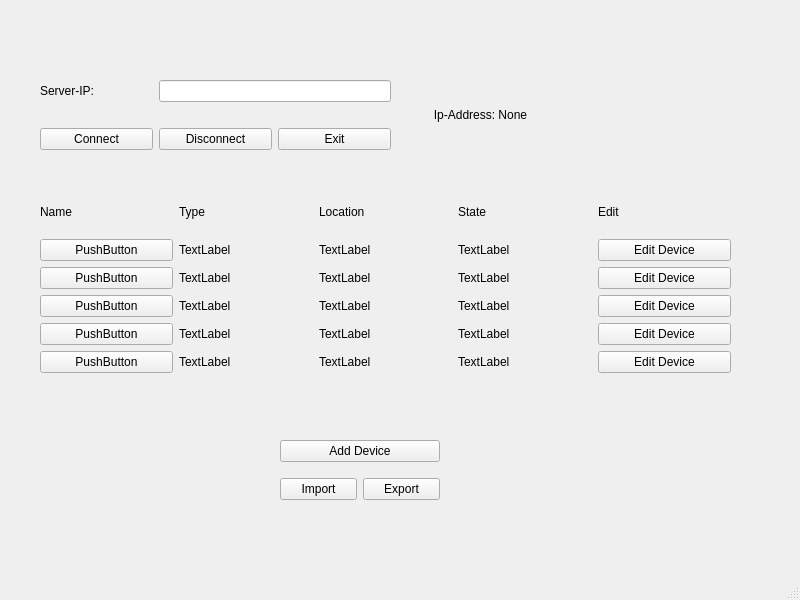
<?xml version="1.0" encoding="UTF-8"?>
<ui version="4.0">
 <class>MainWindow</class>
 <widget class="QMainWindow" name="MainWindow">
  <property name="geometry">
   <rect>
    <x>0</x>
    <y>0</y>
    <width>800</width>
    <height>600</height>
   </rect>
  </property>
  <property name="windowTitle">
   <string>MainWindow</string>
  </property>
  <widget class="QWidget" name="centralwidget">
   <widget class="QWidget" name="gridLayoutWidget">
    <property name="geometry">
     <rect>
      <x>40</x>
      <y>190</y>
      <width>691</width>
      <height>183</height>
     </rect>
    </property>
    <layout class="QGridLayout" name="grid_devices">
     <property name="sizeConstraint">
      <enum>QLayout::SetNoConstraint</enum>
     </property>
     <property name="leftMargin">
      <number>0</number>
     </property>
     <property name="topMargin">
      <number>0</number>
     </property>
     <property name="rightMargin">
      <number>0</number>
     </property>
     <property name="bottomMargin">
      <number>0</number>
     </property>
     <item row="5" column="1">
      <widget class="QLabel" name="lbl_type_5">
       <property name="text">
        <string>TextLabel</string>
       </property>
      </widget>
     </item>
     <item row="5" column="4">
      <widget class="QPushButton" name="btn_edit_5">
       <property name="text">
        <string>Edit Device</string>
       </property>
      </widget>
     </item>
     <item row="0" column="1">
      <widget class="QLabel" name="lbl_device_type">
       <property name="text">
        <string>Type</string>
       </property>
      </widget>
     </item>
     <item row="3" column="1">
      <widget class="QLabel" name="lbl_type_3">
       <property name="text">
        <string>TextLabel</string>
       </property>
      </widget>
     </item>
     <item row="1" column="1">
      <widget class="QLabel" name="lbl_type_1">
       <property name="text">
        <string>TextLabel</string>
       </property>
      </widget>
     </item>
     <item row="1" column="4">
      <widget class="QPushButton" name="btn_edit_1">
       <property name="text">
        <string>Edit Device</string>
       </property>
      </widget>
     </item>
     <item row="1" column="0">
      <widget class="QPushButton" name="btn_name_1">
       <property name="text">
        <string>PushButton</string>
       </property>
      </widget>
     </item>
     <item row="4" column="0">
      <widget class="QPushButton" name="btn_name_4">
       <property name="text">
        <string>PushButton</string>
       </property>
      </widget>
     </item>
     <item row="5" column="0">
      <widget class="QPushButton" name="btn_name_5">
       <property name="text">
        <string>PushButton</string>
       </property>
      </widget>
     </item>
     <item row="2" column="4">
      <widget class="QPushButton" name="btn_edit_2">
       <property name="text">
        <string>Edit Device</string>
       </property>
      </widget>
     </item>
     <item row="0" column="2">
      <widget class="QLabel" name="lbl_device_location">
       <property name="text">
        <string>Location</string>
       </property>
      </widget>
     </item>
     <item row="3" column="2">
      <widget class="QLabel" name="lbl_location_3">
       <property name="text">
        <string>TextLabel</string>
       </property>
      </widget>
     </item>
     <item row="1" column="2">
      <widget class="QLabel" name="lbl_location_1">
       <property name="text">
        <string>TextLabel</string>
       </property>
      </widget>
     </item>
     <item row="0" column="0">
      <widget class="QLabel" name="lbl_device_name">
       <property name="text">
        <string>Name</string>
       </property>
      </widget>
     </item>
     <item row="2" column="1">
      <widget class="QLabel" name="lbl_type_2">
       <property name="text">
        <string>TextLabel</string>
       </property>
      </widget>
     </item>
     <item row="2" column="2">
      <widget class="QLabel" name="lbl_location_2">
       <property name="text">
        <string>TextLabel</string>
       </property>
      </widget>
     </item>
     <item row="5" column="2">
      <widget class="QLabel" name="lbl_location_5">
       <property name="text">
        <string>TextLabel</string>
       </property>
      </widget>
     </item>
     <item row="4" column="1">
      <widget class="QLabel" name="lbl_type_4">
       <property name="text">
        <string>TextLabel</string>
       </property>
      </widget>
     </item>
     <item row="4" column="2">
      <widget class="QLabel" name="lbl_location_4">
       <property name="text">
        <string>TextLabel</string>
       </property>
      </widget>
     </item>
     <item row="4" column="4">
      <widget class="QPushButton" name="btn_edit_4">
       <property name="text">
        <string>Edit Device</string>
       </property>
      </widget>
     </item>
     <item row="2" column="0">
      <widget class="QPushButton" name="btn_name_2">
       <property name="text">
        <string>PushButton</string>
       </property>
      </widget>
     </item>
     <item row="3" column="0">
      <widget class="QPushButton" name="btn_name_3">
       <property name="text">
        <string>PushButton</string>
       </property>
      </widget>
     </item>
     <item row="3" column="4">
      <widget class="QPushButton" name="btn_edit_3">
       <property name="text">
        <string>Edit Device</string>
       </property>
      </widget>
     </item>
     <item row="0" column="3">
      <widget class="QLabel" name="lbl_device_state">
       <property name="text">
        <string>State</string>
       </property>
      </widget>
     </item>
     <item row="0" column="4">
      <widget class="QLabel" name="lbl_device_edit">
       <property name="text">
        <string>Edit</string>
       </property>
      </widget>
     </item>
     <item row="5" column="3">
      <widget class="QLabel" name="lbl_state_5">
       <property name="text">
        <string>TextLabel</string>
       </property>
      </widget>
     </item>
     <item row="3" column="3">
      <widget class="QLabel" name="lbl_state_3">
       <property name="text">
        <string>TextLabel</string>
       </property>
      </widget>
     </item>
     <item row="2" column="3">
      <widget class="QLabel" name="lbl_state_2">
       <property name="text">
        <string>TextLabel</string>
       </property>
      </widget>
     </item>
     <item row="4" column="3">
      <widget class="QLabel" name="lbl_state_4">
       <property name="text">
        <string>TextLabel</string>
       </property>
      </widget>
     </item>
     <item row="1" column="3">
      <widget class="QLabel" name="lbl_state_1">
       <property name="text">
        <string>TextLabel</string>
       </property>
      </widget>
     </item>
    </layout>
   </widget>
   <widget class="QWidget" name="gridLayoutWidget_2">
    <property name="geometry">
     <rect>
      <x>40</x>
      <y>60</y>
      <width>351</width>
      <height>111</height>
     </rect>
    </property>
    <layout class="QGridLayout" name="grid_server">
     <item row="1" column="0">
      <widget class="QPushButton" name="btn_server_connect">
       <property name="text">
        <string>Connect</string>
       </property>
      </widget>
     </item>
     <item row="0" column="1" colspan="2">
      <widget class="QLineEdit" name="le_server_ip"/>
     </item>
     <item row="1" column="2">
      <widget class="QPushButton" name="btn_server_exit">
       <property name="text">
        <string>Exit</string>
       </property>
      </widget>
     </item>
     <item row="0" column="0">
      <widget class="QLabel" name="lbl_server_ip">
       <property name="text">
        <string>Server-IP:</string>
       </property>
      </widget>
     </item>
     <item row="1" column="1">
      <widget class="QPushButton" name="btn_server_disconnect">
       <property name="text">
        <string>Disconnect</string>
       </property>
      </widget>
     </item>
    </layout>
   </widget>
   <widget class="QWidget" name="gridLayoutWidget_3">
    <property name="geometry">
     <rect>
      <x>280</x>
      <y>430</y>
      <width>160</width>
      <height>80</height>
     </rect>
    </property>
    <layout class="QGridLayout" name="grid_control">
     <item row="1" column="0">
      <widget class="QPushButton" name="btn_import">
       <property name="text">
        <string>Import</string>
       </property>
      </widget>
     </item>
     <item row="1" column="1">
      <widget class="QPushButton" name="btn_export">
       <property name="text">
        <string>Export</string>
       </property>
      </widget>
     </item>
     <item row="0" column="0" colspan="2">
      <widget class="QPushButton" name="btn_add_device">
       <property name="text">
        <string>Add Device</string>
       </property>
      </widget>
     </item>
    </layout>
   </widget>
   <widget class="QLabel" name="lbl_connection_status">
    <property name="geometry">
     <rect>
      <x>390</x>
      <y>80</y>
      <width>181</width>
      <height>69</height>
     </rect>
    </property>
    <property name="text">
     <string>Ip-Address: None</string>
    </property>
    <property name="scaledContents">
     <bool>false</bool>
    </property>
    <property name="alignment">
     <set>Qt::AlignCenter</set>
    </property>
   </widget>
  </widget>
  <widget class="QMenuBar" name="menubar">
   <property name="geometry">
    <rect>
     <x>0</x>
     <y>0</y>
     <width>800</width>
     <height>21</height>
    </rect>
   </property>
  </widget>
  <widget class="QStatusBar" name="statusbar"/>
 </widget>
 <resources/>
 <connections/>
</ui>
